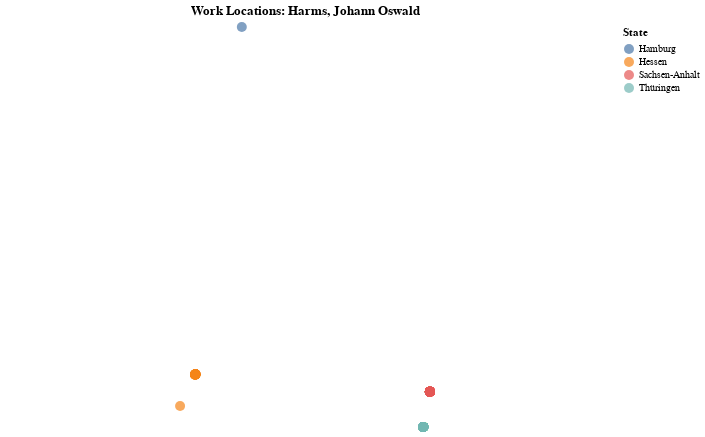

Write notebook code for a chart like this one.
### Code cell
# =============================================================================
# Painter Geographic Map Data
# =============================================================================

def get_painter_locations(painter_name: str):
    """Get all locations where a painter worked with coordinates."""
    
    locations = con.execute("""
        SELECT 
            p.label,
            p.building_name,
            p.lat,
            p.lon,
            p.location_state,
            p.year_start,
            p.imageUrl
        FROM painting_persons pp
        JOIN paintings p ON pp.nfdi_uri = p.nfdi_uri
        WHERE pp.role = 'PAINTER' AND pp.person_name = ?
          AND p.lat IS NOT NULL AND p.lon IS NOT NULL
        ORDER BY p.year_start
    """, [painter_name]).pl()
    
    print(f"\n🗺️ WORK LOCATIONS: {painter_name}")
    print("=" * 70)
    print(f"Found {len(locations)} works with coordinates\n")
    
    if len(locations) > 0:
        # Create a simple point map
        df = locations.to_pandas()
        
        chart = alt.Chart(df).mark_circle(size=100).encode(
            longitude='lon:Q',
            latitude='lat:Q',
            color=alt.Color('location_state:N', title='State'),
            tooltip=['building_name', 'label', 'location_state', 'year_start']
        ).properties(
            title=f'Work Locations: {painter_name}',
            width=600,
            height=400
        ).project('mercator')
        
        ipython_display(chart)
    
    return locations

# Show locations for selected painter
if SELECTED_PAINTER:
    locations_df = get_painter_locations(SELECTED_PAINTER)

### Figure 1 — Vega-Lite specification as saved in the notebook (floating-point values rounded to 4 significant figures)
{"config": {"view": {"continuousWidth": 300, "continuousHeight": 300}}, "data": {"name": "data-0bc47c7f4a8dd879c9e28ecf894391c4"}, "mark": {"type": "circle", "size": 100}, "encoding": {"color": {"field": "location_state", "title": "State", "type": "nominal"}, "latitude": {"field": "lat", "type": "quantitative"}, "longitude": {"field": "lon", "type": "quantitative"}, "tooltip": [{"field": "building_name", "type": "nominal"}, {"field": "label", "type": "nominal"}, {"field": "location_state", "type": "nominal"}, {"field": "year_start", "type": "quantitative"}]}, "height": 400, "projection": {"type": "mercator"}, "title": "Work Locations: Harms, Johann Oswald", "width": 600, "$schema": "https://vega.github.io/schema/vega-lite/v6.1.0.json", "datasets": {"data-0bc47c7f4a8dd879c9e28ecf894391c4": [{"label": "Himmelfahrt Jesu Christi", "building_name": "Weißenfels, Schloss Neu-Augustusburg", "lat": 51.2, "lon": 11.97, "location_state": "Sachsen-Anhalt", "year_start": 1569, "imageUrl": "https://previous.bildindex.de/bilder/fmd498150a.jpg"}, {"label": "„HAEC.VNICA.VIATAE.ZONA“", "building_name": "Weißenfels, Schloss Neu-Augustusburg", "lat": 51.2, "lon": 11.97, "location_state": "Sachsen-Anhalt", "year_start": 1682, "imageUrl": "https://previous.bildindex.de/bilder/fmd462203a.jpg"}, {"label": "Engel mit leerem Spruchband", "building_name": "Weißenfels, Schloss Neu-Augustusburg", "lat": 51.2, "lon": 11.97, "location_state": "Sachsen-Anhalt", "year_start": 1682, "imageUrl": "https://previous.bildindex.de/bilder/fmd462235a.jpg"}, {"label": "Beschneidung Isaaks", "building_name": "Weißenfels, Schloss Neu-Augustusburg", "lat": 51.2, "lon": 11.97, "location_state": "Sachsen-Anhalt", "year_start": 1682, "imageUrl": "https://previous.bildindex.de/bilder/fmd462243a.jpg"}, {"label": "„A.MALO.MALOUM.EX.PALO.SALVS“", "building_name": "Weißenfels, Schloss Neu-Augustusburg", "lat": 51.2, "lon": 11.97, "location_state": "Sachsen-Anhalt", "year_start": 1682, "imageUrl": "https://previous.bildindex.de/bilder/fmd462205a.jpg"}, {"label": "Das zweite Hauptbild - Diana und Aktäon", "building_name": "Eisenberg, Residenzschloss Christiansburg", "lat": 50.97, "lon": 11.91, "location_state": "Thüringen", "year_start": 1682, "imageUrl": "https://previous.bildindex.de/bilder/fmd10022230a.jpg"}, {"label": "Entwurf für ein Deckengemälde", "building_name": "Weißenfels, Schloss Neu-Augustusburg", "lat": 51.2, "lon": 11.97, "location_state": "Sachsen-Anhalt", "year_start": 1682, "imageUrl": "http://kk.haum-bs.de/?id=z-03698"}, {"label": "Das Jüngste Gericht", "building_name": "Weißenfels, Schloss Neu-Augustusburg", "lat": 51.2, "lon": 11.97, "location_state": "Sachsen-Anhalt", "year_start": 1682, "imageUrl": "https://previous.bildindex.de/bilder/fmd462249a.jpg"}, {"label": "David überschreitet den Bach Kidron", "building_name": "Weißenfels, Schloss Neu-Augustusburg", "lat": 51.2, "lon": 11.97, "location_state": "Sachsen-Anhalt", "year_start": 1682, "imageUrl": "https://previous.bildindex.de/bilder/fmd462246a.jpg"}, {"label": "Moses und die eherne Schlange", "building_name": "Weißenfels, Schloss Neu-Augustusburg", "lat": 51.2, "lon": 11.97, "location_state": "Sachsen-Anhalt", "year_start": 1682, "imageUrl": "https://previous.bildindex.de/bilder/fmd462241a.jpg"}, {"label": "Geburt des Moses", "building_name": "Weißenfels, Schloss Neu-Augustusburg", "lat": 51.2, "lon": 11.97, "location_state": "Sachsen-Anhalt", "year_start": 1682, "imageUrl": "https://previous.bildindex.de/bilder/fmd462244a.jpg"}, {"label": "Kreuzigung Jesu Christi", "building_name": "Weißenfels, Schloss Neu-Augustusburg", "lat": 51.2, "lon": 11.97, "location_state": "Sachsen-Anhalt", "year_start": 1682, "imageUrl": "https://previous.bildindex.de/bilder/fmd462224a.jpg"}, {"label": "Mirjam und Aaron vor der Stiftshütte", "building_name": "Weißenfels, Schloss Neu-Augustusburg", "lat": 51.2, "lon": 11.97, "location_state": "Sachsen-Anhalt", "year_start": 1682, "imageUrl": "https://previous.bildindex.de/bilder/fmd462239a.jpg"}, {"label": "„CONTEROR.MOX.GLORIOR“", "building_name": "Weißenfels, Schloss Neu-Augustusburg", "lat": 51.2, "lon": 11.97, "location_state": "Sachsen-Anhalt", "year_start": 1682, "imageUrl": "https://previous.bildindex.de/bilder/fmd462204a.jpg"}, {"label": "Erster Entwurf für ein Deckengemälde im Gemach des Herzogs", "building_name": "Weißenfels, Schloss Neu-Augustusburg", "lat": 51.2, "lon": 11.97, "location_state": "Sachsen-Anhalt", "year_start": 1682, "imageUrl": "http://kk.haum-bs.de/?id=z-03696"}, {"label": "„QVO.DILIGAR.DILIGO“", "building_name": "Weißenfels, Schloss Neu-Augustusburg", "lat": 51.2, "lon": 11.97, "location_state": "Sachsen-Anhalt", "year_start": 1682, "imageUrl": "https://previous.bildindex.de/bilder/fmd462210a.jpg"}, {"label": "Engel mit Laute", "building_name": "Weißenfels, Schloss Neu-Augustusburg", "lat": 51.2, "lon": 11.97, "location_state": "Sachsen-Anhalt", "year_start": 1682, "imageUrl": "https://previous.bildindex.de/bilder/fmd462236a.jpg"}, {"label": "Der Geist Gottes kommt über die 70 Ältesten", "building_name": "Weißenfels, Schloss Neu-Augustusburg", "lat": 51.2, "lon": 11.97, "location_state": "Sachsen-Anhalt", "year_start": 1682, "imageUrl": "https://previous.bildindex.de/bilder/fmd462245a.jpg"}, {"label": "„AETERNA.SUPERNA“", "building_name": "Weißenfels, Schloss Neu-Augustusburg", "lat": 51.2, "lon": 11.97, "location_state": "Sachsen-Anhalt", "year_start": 1682, "imageUrl": "https://previous.bildindex.de/bilder/fmd462209a.jpg"}, {"label": "Engel mit Geige", "building_name": "Weißenfels, Schloss Neu-Augustusburg", "lat": 51.2, "lon": 11.97, "location_state": "Sachsen-Anhalt", "year_start": 1682, "imageUrl": "https://previous.bildindex.de/bilder/fmd462228a.jpg"}, {"label": "„LUSTRANDO.LUSTRAT.OMNI“", "building_name": "Weißenfels, Schloss Neu-Augustusburg", "lat": 51.2, "lon": 11.97, "location_state": "Sachsen-Anhalt", "year_start": 1682, "imageUrl": "https://previous.bildindex.de/bilder/fmd462211a.jpg"}, {"label": "Himmelfahrt des Elias", "building_name": "Weißenfels, Schloss Neu-Augustusburg", "lat": 51.2, "lon": 11.97, "location_state": "Sachsen-Anhalt", "year_start": 1682, "imageUrl": "https://previous.bildindex.de/bilder/fmd462238a.jpg"}, {"label": "„MUTATA.RESURGAM“", "building_name": "Weißenfels, Schloss Neu-Augustusburg", "lat": 51.2, "lon": 11.97, "location_state": "Sachsen-Anhalt", "year_start": 1682, "imageUrl": "https://previous.bildindex.de/bilder/fmd462207a.jpg"}, {"label": "Taufe Jesu Christi", "building_name": "Weißenfels, Schloss Neu-Augustusburg", "lat": 51.2, "lon": 11.97, "location_state": "Sachsen-Anhalt", "year_start": 1682, "imageUrl": "https://previous.bildindex.de/bilder/fmd462219a.jpg"}, {"label": "Verklärung Jesu Christi", "building_name": "Weißenfels, Schloss Neu-Augustusburg", "lat": 51.2, "lon": 11.97, "location_state": "Sachsen-Anhalt", "year_start": 1682, "imageUrl": "https://previous.bildindex.de/bilder/fmd462222a.jpg"}, {"label": "Engel mit Flöte", "building_name": "Weißenfels, Schloss Neu-Augustusburg", "lat": 51.2, "lon": 11.97, "location_state": "Sachsen-Anhalt", "year_start": 1682, "imageUrl": "https://previous.bildindex.de/bilder/fmd462227a.jpg"}, {"label": "Verkündigung an Maria", "building_name": "Weißenfels, Schloss Neu-Augustusburg", "lat": 51.2, "lon": 11.97, "location_state": "Sachsen-Anhalt", "year_start": 1682, "imageUrl": "https://previous.bildindex.de/bilder/fmd462248a.jpg"}, {"label": "Engel mit Notenbuch", "building_name": "Weißenfels, Schloss Neu-Augustusburg", "lat": 51.2, "lon": 11.97, "location_state": "Sachsen-Anhalt", "year_start": 1682, "imageUrl": "https://previous.bildindex.de/bilder/fmd462232a.jpg"}, {"label": "Engel mit Notenblatt", "building_name": "Weißenfels, Schloss Neu-Augustusburg", "lat": 51.2, "lon": 11.97, "location_state": "Sachsen-Anhalt", "year_start": 1682, "imageUrl": "https://previous.bildindex.de/bilder/fmd462226a.jpg"}, {"label": "„AENIGMA.FUTURI“", "building_name": "Weißenfels, Schloss Neu-Augustusburg", "lat": 51.2, "lon": 11.97, "location_state": "Sachsen-Anhalt", "year_start": 1682, "imageUrl": "https://previous.bildindex.de/bilder/fmd462206a.jpg"}, {"label": "Christus am Ölberg", "building_name": "Weißenfels, Schloss Neu-Augustusburg", "lat": 51.2, "lon": 11.97, "location_state": "Sachsen-Anhalt", "year_start": 1682, "imageUrl": "https://previous.bildindex.de/bilder/fmd462223a.jpg"}, {"label": "Engel mit Trompete", "building_name": "Weißenfels, Schloss Neu-Augustusburg", "lat": 51.2, "lon": 11.97, "location_state": "Sachsen-Anhalt", "year_start": 1682, "imageUrl": "https://previous.bildindex.de/bilder/fmd462231a.jpg"}, {"label": "Samson mit den Toren von Gaza", "building_name": "Weißenfels, Schloss Neu-Augustusburg", "lat": 51.2, "lon": 11.97, "location_state": "Sachsen-Anhalt", "year_start": 1682, "imageUrl": "https://previous.bildindex.de/bilder/fmd462237a.jpg"}, {"label": "„REMISSA.COMMISSA“", "building_name": "Weißenfels, Schloss Neu-Augustusburg", "lat": 51.2, "lon": 11.97, "location_state": "Sachsen-Anhalt", "year_start": 1682, "imageUrl": "https://previous.bildindex.de/bilder/fmd462202a.jpg"}, {"label": "„DOLET.AST.REDOLET“", "building_name": "Weißenfels, Schloss Neu-Augustusburg", "lat": 51.2, "lon": 11.97, "location_state": "Sachsen-Anhalt", "year_start": 1682, "imageUrl": "https://previous.bildindex.de/bilder/fmd462213a.jpg"}, {"label": "Engel mit Pommer", "building_name": "Weißenfels, Schloss Neu-Augustusburg", "lat": 51.2, "lon": 11.97, "location_state": "Sachsen-Anhalt", "year_start": 1682, "imageUrl": "https://previous.bildindex.de/bilder/fmd462230a.jpg"}, {"label": "Ausgießung des Heiligen Geistes", "building_name": "Weißenfels, Schloss Neu-Augustusburg", "lat": 51.2, "lon": 11.97, "location_state": "Sachsen-Anhalt", "year_start": 1682, "imageUrl": "https://previous.bildindex.de/bilder/fmd462218a.jpg"}, {"label": "Engel mit leerem Spruchband", "building_name": "Weißenfels, Schloss Neu-Augustusburg", "lat": 51.2, "lon": 11.97, "location_state": "Sachsen-Anhalt", "year_start": 1682, "imageUrl": "https://previous.bildindex.de/bilder/fmd462229a.jpg"}, {"label": "Beschneidung Jesu", "building_name": "Weißenfels, Schloss Neu-Augustusburg", "lat": 51.2, "lon": 11.97, "location_state": "Sachsen-Anhalt", "year_start": 1682, "imageUrl": "https://previous.bildindex.de/bilder/fmd462220a.jpg"}, {"label": "Entwurf für ein Wandgemälde: Opferung der Iphigenie", "building_name": "Weißenfels, Schloss Neu-Augustusburg", "lat": 51.2, "lon": 11.97, "location_state": "Sachsen-Anhalt", "year_start": 1682, "imageUrl": "http://kk.haum-bs.de/?id=z-03672"}, {"label": "Engel mit Fanfare", "building_name": "Weißenfels, Schloss Neu-Augustusburg", "lat": 51.2, "lon": 11.97, "location_state": "Sachsen-Anhalt", "year_start": 1682, "imageUrl": "https://previous.bildindex.de/bilder/fmd462234a.jpg"}, {"label": "Das erste Hauptbild - Die Entführung der Europa", "building_name": "Eisenberg, Residenzschloss Christiansburg", "lat": 50.97, "lon": 11.91, "location_state": "Thüringen", "year_start": 1682, "imageUrl": "https://previous.bildindex.de/bilder/fmd10022227a.jpg"}, {"label": "Himmelfahrt Jesu Christi", "building_name": "Weißenfels, Schloss Neu-Augustusburg", "lat": 51.2, "lon": 11.97, "location_state": "Sachsen-Anhalt", "year_start": 1682, "imageUrl": "https://previous.bildindex.de/bilder/fmd462217a.jpg"}, {"label": "„FOVET.ET.TUETUR“", "building_name": "Weißenfels, Schloss Neu-Augustusburg", "lat": 51.2, "lon": 11.97, "location_state": "Sachsen-Anhalt", "year_start": 1682, "imageUrl": "https://previous.bildindex.de/bilder/fmd462212a.jpg"}, {"label": "Untergang der Ägypter im Roten Meer", "building_name": "Weißenfels, Schloss Neu-Augustusburg", "lat": 51.2, "lon": 11.97, "location_state": "Sachsen-Anhalt", "year_start": 1682, "imageUrl": "https://previous.bildindex.de/bilder/fmd462242a.jpg"}, {"label": "Engel mit Kesselpauken", "building_name": "Weißenfels, Schloss Neu-Augustusburg", "lat": 51.2, "lon": 11.97, "location_state": "Sachsen-Anhalt", "year_start": 1682, "imageUrl": "https://previous.bildindex.de/bilder/fmd462233a.jpg"}, {"label": "Engel mit Harfe", "building_name": "Weißenfels, Schloss Neu-Augustusburg", "lat": 51.2, "lon": 11.97, "location_state": "Sachsen-Anhalt", "year_start": 1682, "imageUrl": "https://previous.bildindex.de/bilder/fmd462225a.jpg"}, {"label": "„PENETRAT.ET.DISSIPAT“", "building_name": "Weißenfels, Schloss Neu-Augustusburg", "lat": 51.2, "lon": 11.97, "location_state": "Sachsen-Anhalt", "year_start": 1682, "imageUrl": "https://previous.bildindex.de/bilder/fmd462208a.jpg"}, {"label": "„INTERIMBUS.ARMIS“", "building_name": "Weißenfels, Schloss Neu-Augustusburg", "lat": 51.2, "lon": 11.97, "location_state": "Sachsen-Anhalt", "year_start": 1682, "imageUrl": "https://previous.bildindex.de/bilder/fmd462215a.jpg"}, {"label": "Raumkonstruktion für ein Wandbild", "building_name": "Weißenfels, Schloss Neu-Augustusburg", "lat": 51.2, "lon": 11.97, "location_state": "Sachsen-Anhalt", "year_start": 1683, "imageUrl": "http://kk.haum-bs.de/?id=z-03695"}, {"label": "Ausführungsriss für ein Deckengemälde im Gemach des Herzogs", "building_name": "Weißenfels, Schloss Neu-Augustusburg", "lat": 51.2, "lon": 11.97, "location_state": "Sachsen-Anhalt", "year_start": 1683, "imageUrl": "http://kk.haum-bs.de/?id=z-03627"}, {"label": "Das Hauptbild im nördlichen Deckenfeld - Die Anbetung der Hl. Drei Könige", "building_name": "Eisenberg, Residenzschloss Christiansburg", "lat": 50.97, "lon": 11.91, "location_state": "Thüringen", "year_start": 1683, "imageUrl": "https://previous.bildindex.de/bilder/fmd10026119a.jpg"}, {"label": "Das Hauptbild - Cephalus und Prokris", "building_name": "Eisenberg, Residenzschloss Christiansburg", "lat": 50.97, "lon": 11.91, "location_state": "Thüringen", "year_start": 1683, "imageUrl": "https://previous.bildindex.de/bilder/fmd10026152a.jpg"}, {"label": "Entwurf für ein Fresko in einem Gemach der Herzogin (tatsächlich für das Vorzimmer des Herzogs)", "building_name": "Weißenfels, Schloss Neu-Augustusburg", "lat": 51.2, "lon": 11.97, "location_state": "Sachsen-Anhalt", "year_start": 1683, "imageUrl": "http://kk.haum-bs.de/?id=z-03626"}, {"label": "Das zweite Hauptbild - Mariä Verkündigung", "building_name": "Eisenberg, Residenzschloss Christiansburg", "lat": 50.97, "lon": 11.91, "location_state": "Thüringen", "year_start": 1683, "imageUrl": "https://previous.bildindex.de/bilder/fmd10026167a.jpg"}, {"label": "Das erste Hauptbild - Jakob trifft Rahel am Brunnen", "building_name": "Eisenberg, Residenzschloss Christiansburg", "lat": 50.97, "lon": 11.91, "location_state": "Thüringen", "year_start": 1683, "imageUrl": "https://previous.bildindex.de/bilder/fmd10026161a.jpg"}, {"label": "Der Evangelist Matthäus", "building_name": "Eisenberg, Residenzschloss Christiansburg", "lat": 50.97, "lon": 11.91, "location_state": "Thüringen", "year_start": 1684, "imageUrl": "https://previous.bildindex.de/bilder/fmd10021923a.jpg"}, {"label": "Zwei Engel mit Schriftband \"DOMINUS DEUS ZEBAOTH\"", "building_name": "Eisenberg, Residenzschloss Christiansburg", "lat": 50.97, "lon": 11.91, "location_state": "Thüringen", "year_start": 1684, "imageUrl": "https://previous.bildindex.de/bilder/fmd10021924a.jpg"}, {"label": "Der Evangelist Johannes", "building_name": "Eisenberg, Residenzschloss Christiansburg", "lat": 50.97, "lon": 11.91, "location_state": "Thüringen", "year_start": 1684, "imageUrl": "https://previous.bildindex.de/bilder/fmd10021925a.jpg"}, {"label": "Die vier Medaillons in den Ecken", "building_name": "Eisenberg, Residenzschloss Christiansburg", "lat": 50.97, "lon": 11.91, "location_state": "Thüringen", "year_start": 1684, "imageUrl": "https://previous.bildindex.de/bilder/fmd10022217a.jpg"}, {"label": "Der Evangelist Lukas", "building_name": "Eisenberg, Residenzschloss Christiansburg", "lat": 50.97, "lon": 11.91, "location_state": "Thüringen", "year_start": 1684, "imageUrl": "https://previous.bildindex.de/bilder/fmd10021927a.jpg"}, {"label": "Die apokalyptischen Reiter", "building_name": "Eisenberg, Residenzschloss Christiansburg", "lat": 50.97, "lon": 11.91, "location_state": "Thüringen", "year_start": 1684, "imageUrl": "https://previous.bildindex.de/bilder/fmd10021897a.jpg"}, {"label": "Das Hauptbild - Minerva entreißt einen jungen Mann der Venus", "building_name": "Eisenberg, Residenzschloss Christiansburg", "lat": 50.97, "lon": 11.91, "location_state": "Thüringen", "year_start": 1684, "imageUrl": "https://previous.bildindex.de/bilder/fmd10022216a.jpg"}, {"label": "Zwei Engel mit Schriftband \"SANCTUS\"", "building_name": "Eisenberg, Residenzschloss Christiansburg", "lat": 50.97, "lon": 11.91, "location_state": "Thüringen", "year_start": 1684, "imageUrl": "https://previous.bildindex.de/bilder/fmd10021928a.jpg"}, {"label": "Fünf Engel mit Schriftband \"PLENA EST OMNIS TERRA GLORIA EIUS\"", "building_name": "Eisenberg, Residenzschloss Christiansburg", "lat": 50.97, "lon": 11.91, "location_state": "Thüringen", "year_start": 1684, "imageUrl": "https://previous.bildindex.de/bilder/fmd10021898a.jpg"}, {"label": "Fünf Engel mit Schriftband \"SANCTUS, SANCTUS\"", "building_name": "Eisenberg, Residenzschloss Christiansburg", "lat": 50.97, "lon": 11.91, "location_state": "Thüringen", "year_start": 1684, "imageUrl": "https://previous.bildindex.de/bilder/fmd10021926a.jpg"}, {"label": "Der Evangelist Markus", "building_name": "Eisenberg, Residenzschloss Christiansburg", "lat": 50.97, "lon": 11.91, "location_state": "Thüringen", "year_start": 1684, "imageUrl": "https://previous.bildindex.de/bilder/fmd10021930a.jpg"}, {"label": "Berg mit darauf aufgerichtetem Versal \"X\"", "building_name": "Eisenberg, Residenzschloss Christiansburg", "lat": 50.97, "lon": 11.91, "location_state": "Thüringen", "year_start": 1685, "imageUrl": "https://previous.bildindex.de/bilder/fmd10021904a.jpg"}, {"label": "Osterlamm mit Kreuzfahne", "building_name": "Eisenberg, Residenzschloss Christiansburg", "lat": 50.97, "lon": 11.91, "location_state": "Thüringen", "year_start": 1685, "imageUrl": "https://previous.bildindex.de/bilder/fmd10021901a.jpg"}, {"label": "Von Hand aus Wolken gefällter Baum fällt ins Feuer und brennt", "building_name": "Eisenberg, Residenzschloss Christiansburg", "lat": 50.97, "lon": 11.91, "location_state": "Thüringen", "year_start": 1685, "imageUrl": "https://previous.bildindex.de/bilder/fmd10021892a.jpg"}, {"label": "Berg mit darauf aufgerichtetem Christusmonogramm", "building_name": "Eisenberg, Residenzschloss Christiansburg", "lat": 50.97, "lon": 11.91, "location_state": "Thüringen", "year_start": 1685, "imageUrl": "https://previous.bildindex.de/bilder/fmd10021902a.jpg"}, {"label": "Ein aufgeschlagenes Buch auf einem Tisch liegend", "building_name": "Eisenberg, Residenzschloss Christiansburg", "lat": 50.97, "lon": 11.91, "location_state": "Thüringen", "year_start": 1685, "imageUrl": "https://previous.bildindex.de/bilder/fmd10021906a.jpg"}, {"label": "Wolke, Kelch mit Hostie", "building_name": "Eisenberg, Residenzschloss Christiansburg", "lat": 50.97, "lon": 11.91, "location_state": "Thüringen", "year_start": 1685, "imageUrl": "https://previous.bildindex.de/bilder/fmd10021899a.jpg"}, {"label": "Uroborus", "building_name": "Eisenberg, Residenzschloss Christiansburg", "lat": 50.97, "lon": 11.91, "location_state": "Thüringen", "year_start": 1685, "imageUrl": "https://previous.bildindex.de/bilder/fmd10021891a.jpg"}, {"label": "Gebärende, von ihren Jungen zerfressene Otter", "building_name": "Eisenberg, Residenzschloss Christiansburg", "lat": 50.97, "lon": 11.91, "location_state": "Thüringen", "year_start": 1685, "imageUrl": "https://previous.bildindex.de/bilder/fmd10021922a.jpg"}, {"label": "Das Hauptbild - Aeneas trifft Dido", "building_name": "Eisenberg, Residenzschloss Christiansburg", "lat": 50.97, "lon": 11.91, "location_state": "Thüringen", "year_start": 1685, "imageUrl": "https://previous.bildindex.de/bilder/fmd10026139a.jpg"}, {"label": "Landschaft mit Regenbogen", "building_name": "Eisenberg, Residenzschloss Christiansburg", "lat": 50.97, "lon": 11.91, "location_state": "Thüringen", "year_start": 1685, "imageUrl": "https://previous.bildindex.de/bilder/fmd10021911a.jpg"}, {"label": "Hand aus Wolken führt Kescher durchs Wasser", "building_name": "Eisenberg, Residenzschloss Christiansburg", "lat": 50.97, "lon": 11.91, "location_state": "Thüringen", "year_start": 1685, "imageUrl": "https://previous.bildindex.de/bilder/fmd10021920a.jpg"}, {"label": "Füllhorn", "building_name": "Eisenberg, Residenzschloss Christiansburg", "lat": 50.97, "lon": 11.91, "location_state": "Thüringen", "year_start": 1685, "imageUrl": "https://previous.bildindex.de/bilder/fmd10021908a.jpg"}, {"label": "Fels im Meer", "building_name": "Eisenberg, Residenzschloss Christiansburg", "lat": 50.97, "lon": 11.91, "location_state": "Thüringen", "year_start": 1685, "imageUrl": "https://previous.bildindex.de/bilder/fmd10021909a.jpg"}, {"label": "Die Decke im Herrschaftsstand", "building_name": "Eisenberg, Residenzschloss Christiansburg", "lat": 50.97, "lon": 11.91, "location_state": "Thüringen", "year_start": 1685, "imageUrl": "https://previous.bildindex.de/bilder/fmd10021913a.jpg"}, {"label": "Um einen Pfahl gewundener Weinstock", "building_name": "Eisenberg, Residenzschloss Christiansburg", "lat": 50.97, "lon": 11.91, "location_state": "Thüringen", "year_start": 1685, "imageUrl": "https://previous.bildindex.de/bilder/fmd10021907a.jpg"}, {"label": "Gewitter, Blitz", "building_name": "Eisenberg, Residenzschloss Christiansburg", "lat": 50.97, "lon": 11.91, "location_state": "Thüringen", "year_start": 1685, "imageUrl": "https://previous.bildindex.de/bilder/fmd10021921a.jpg"}, {"label": "Springbrunnen", "building_name": "Eisenberg, Residenzschloss Christiansburg", "lat": 50.97, "lon": 11.91, "location_state": "Thüringen", "year_start": 1685, "imageUrl": "https://previous.bildindex.de/bilder/fmd10021900a.jpg"}, {"label": "Entwurf für ein Fresko im Blauen Gemach der Herzogin", "building_name": "Weißenfels, Schloss Neu-Augustusburg", "lat": 51.2, "lon": 11.97, "location_state": "Sachsen-Anhalt", "year_start": 1685, "imageUrl": "http://kk.haum-bs.de/?id=z-03697"}, {"label": "Unter dem Fürstl. Stuhl / Ist die Außgiessung des heiligen Geistes angemahlet.", "building_name": "Eisenberg, Residenzschloss Christiansburg", "lat": 50.97, "lon": 11.91, "location_state": "Thüringen", "year_start": 1685, "imageUrl": "https://previous.bildindex.de/bilder/fmd10021903a.jpg"}, {"label": "Schädel, Sanduhr", "building_name": "Eisenberg, Residenzschloss Christiansburg", "lat": 50.97, "lon": 11.91, "location_state": "Thüringen", "year_start": 1685, "imageUrl": "https://previous.bildindex.de/bilder/fmd10021919a.jpg"}, {"label": "Auge Gottes", "building_name": "Eisenberg, Residenzschloss Christiansburg", "lat": 50.97, "lon": 11.91, "location_state": "Thüringen", "year_start": 1685, "imageUrl": "https://previous.bildindex.de/bilder/fmd10021905a.jpg"}, {"label": "Halbentwurf einer Scheinarchitektur", "building_name": "Kassel, ehem. Residenzschloss", "lat": 51.31, "lon": 9.504, "location_state": "Hessen", "year_start": 1688, "imageUrl": "http://kk.haum-bs.de/?id=z-03628"}, {"label": "Amor zielt auf ein im Garten weilendes Liebespaar", "building_name": "Kassel, ehem. Residenzschloss", "lat": 51.31, "lon": 9.504, "location_state": "Hessen", "year_start": 1688, "imageUrl": "http://kk.haum-bs.de/?id=z-03634"}, {"label": "Teilentwurf für das Rahmenwerk einer Deckenmalerei", "building_name": "Kassel, ehem. Residenzschloss", "lat": 51.31, "lon": 9.504, "location_state": "Hessen", "year_start": 1688, "imageUrl": "http://kk.haum-bs.de/?id=z-03637"}, {"label": "Halbentwurf einer Scheinarchitektur für eine rechteckige Decke", "building_name": "Kassel, ehem. Residenzschloss", "lat": 51.31, "lon": 9.504, "location_state": "Hessen", "year_start": 1688, "imageUrl": "http://kk.haum-bs.de/?id=z-03630"}, {"label": "Venus auf Wolken mit Amor und einem Putto", "building_name": "Kassel, ehem. Residenzschloss", "lat": 51.31, "lon": 9.504, "location_state": "Hessen", "year_start": 1688, "imageUrl": "http://kk.haum-bs.de/?id=z-03635"}, {"label": "Zwei Entwurfsvarianten für das Rahmenwerk einer Deckenmalerei", "building_name": "Kassel, ehem. Residenzschloss", "lat": 51.31, "lon": 9.504, "location_state": "Hessen", "year_start": 1688, "imageUrl": "http://kk.haum-bs.de/?id=z-03636"}, {"label": "Mars und Venus (?) mit Putten auf Wolken", "building_name": "Kassel, ehem. Residenzschloss", "lat": 51.31, "lon": 9.504, "location_state": "Hessen", "year_start": 1688, "imageUrl": "http://kk.haum-bs.de/?id=z-03633"}, {"label": "Jupiter auf Wolken mit seinem Adler entsendet Merkur", "building_name": "Kassel, ehem. Residenzschloss", "lat": 51.31, "lon": 9.504, "location_state": "Hessen", "year_start": 1688, "imageUrl": "http://kk.haum-bs.de/?id=z-03632"}, {"label": "Halbentwurf einer Scheinarchitektur", "building_name": "Kassel, ehem. Residenzschloss", "lat": 51.31, "lon": 9.504, "location_state": "Hessen", "year_start": 1688, "imageUrl": "http://kk.haum-bs.de/?id=z-03629"}, {"label": "Entwurf für Scheinarchitektur mit Säulenhalle und Kuppel von Johann Oswald Harms", "building_name": "Hamburg, Landhaus Schel", "lat": 53.55, "lon": 9.992, "location_state": "Hamburg", "year_start": 1695, "imageUrl": "https://deckenmalerei-bilder.badw.de/eas/partitions/2/0/112000/112300/caa85d70bfdaa75c41e25fc41e117772e826c48e/image/jpeg/HAUM%20Z%204003-small.jpg"}, {"label": "Der Evangelist Matthäus", "building_name": "Eisenberg, Residenzschloss Christiansburg", "lat": 50.97, "lon": 11.91, "location_state": "Thüringen", "year_start": 1700, "imageUrl": "https://deckenmalerei-bilder.badw.de/eas/partitions/2/0/111000/111914/04505e8d512430934752cd05426a2c751a6c3dc2/image/jpeg/Schirgiswalde_Hauptstra%c3%9fe%205_Mattha%cc%88us_LfD%202372_DSC_1116-small.jpg"}, {"label": "Der Evangelist Lukas", "building_name": "Eisenberg, Residenzschloss Christiansburg", "lat": 50.97, "lon": 11.91, "location_state": "Thüringen", "year_start": 1700, "imageUrl": "https://deckenmalerei-bilder.badw.de/eas/partitions/2/0/111000/111911/28959afc711450b612a877c0163e3d50f6d38cdc/image/jpeg/Schirgiswalde_Hauptstra%c3%9fe%205_Lukas_LfD%202370_DSC_1114-small.jpg"}, {"label": "Der Evangelist Markus", "building_name": "Eisenberg, Residenzschloss Christiansburg", "lat": 50.97, "lon": 11.91, "location_state": "Thüringen", "year_start": 1700, "imageUrl": "https://deckenmalerei-bilder.badw.de/eas/partitions/2/0/111000/111913/fada59ed8e04d67410a07621a2181cf8fc0db9d7/image/jpeg/Schirgiswalde_Hauptstra%c3%9fe%205_Markus_LfD%202374_LDSC_1118-small.jpg"}, {"label": "Der Evangelist Johannes", "building_name": "Eisenberg, Residenzschloss Christiansburg", "lat": 50.97, "lon": 11.91, "location_state": "Thüringen", "year_start": 1700, "imageUrl": "https://deckenmalerei-bilder.badw.de/eas/partitions/2/0/111000/111910/ac7ef8b8903cb810c12bdf009b968d1147d077e3/image/jpeg/Schirgiswalde_Hauptstra%c3%9fe%205_Johannes_LfD%202375_DSC_1119-small.jpg"}, {"label": "Erste kleine Nische: Putten mit Skalpellen, flankiert von Skeletten", "building_name": "Kassel, ehem. Kunsthaus", "lat": 51.31, "lon": 9.499, "location_state": "Hessen", "year_start": 1701, "imageUrl": "https://previous.bildindex.de/bilder/fm1520271a.jpg"}, {"label": "Die Entwürfe von Johann Oswald Harms", "building_name": "Kassel, ehem. Kunsthaus", "lat": 51.31, "lon": 9.499, "location_state": "Hessen", "year_start": 1701, "imageUrl": "http://kk.haum-bs.de/?id=z-04385"}, {"label": "Zweite kleine Nische: Putten mit Lupe, Skelette halten Festons", "building_name": "Kassel, ehem. Kunsthaus", "lat": 51.31, "lon": 9.499, "location_state": "Hessen", "year_start": 1701, "imageUrl": "https://previous.bildindex.de/bilder/fm1520273a.jpg"}, {"label": "Dritte kleine Nische: Putten mit anatomischen Geräten, flankiert von Skeletten", "building_name": "Kassel, ehem. Kunsthaus", "lat": 51.31, "lon": 9.499, "location_state": "Hessen", "year_start": 1701, "imageUrl": "https://previous.bildindex.de/bilder/fm1520276a.jpg"}, {"label": "Erste große Nische: Putten mit Spritzen, Skelette als Atlanten", "building_name": "Kassel, ehem. Kunsthaus", "lat": 51.31, "lon": 9.499, "location_state": "Hessen", "year_start": 1701, "imageUrl": "https://previous.bildindex.de/bilder/fm1509060a.jpg"}, {"label": "Putten tragen ein Skelett und begutachten es", "building_name": "Kassel, ehem. Kunsthaus", "lat": 51.31, "lon": 9.499, "location_state": "Hessen", "year_start": 1701, "imageUrl": "https://previous.bildindex.de/bilder/fm1509063a.jpg"}, {"label": "Putten tragen einen Leichnam und sezieren ihn", "building_name": "Kassel, ehem. Kunsthaus", "lat": 51.31, "lon": 9.499, "location_state": "Hessen", "year_start": 1701, "imageUrl": "https://previous.bildindex.de/bilder/fm1509062a.jpg"}, {"label": "\"auff der Rehnbahn / im Kunsthause in Caßel / gemahlet 1702\"", "building_name": "Kassel, ehem. Kunsthaus", "lat": 51.31, "lon": 9.499, "location_state": "Hessen", "year_start": 1701, "imageUrl": "http://kk.haum-bs.de/?id=z-03648"}, {"label": "Zweite große Nische: Putten mit Sezierbesteck, Skelette mit Sense und Sanduhr", "building_name": "Kassel, ehem. Kunsthaus", "lat": 51.31, "lon": 9.499, "location_state": "Hessen", "year_start": 1701, "imageUrl": "https://previous.bildindex.de/bilder/fm1509061a.jpg"}, {"label": "Deckengestaltung (erhaltener Entwurf)", "building_name": "Kassel, ehem. Kunsthaus", "lat": 51.31, "lon": 9.499, "location_state": "Hessen", "year_start": 1702, "imageUrl": "http://kk.haum-bs.de/?id=z-03532"}, {"label": "Die ehemalige Deckenmalerei von Johann Oswald Harms 1703", "building_name": "Wabern, Jagdschloss (Karlshof)", "lat": 51.1, "lon": 9.341, "location_state": "Hessen", "year_start": 1703, "imageUrl": "http://kk.haum-bs.de/?id=z-03622"}, {"label": "Deckenmalerei (erhaltene Entwürfe)", "building_name": "Kassel, ehem. Kunsthaus", "lat": 51.31, "lon": 9.499, "location_state": "Hessen", "year_start": 1704, "imageUrl": "http://kk.haum-bs.de/?id=z-03656"}, {"label": "Die Entwürfe von Johann Oswald Harms zur Ausstattung der Galerien", "building_name": "Kassel, Orangerie", "lat": 51.31, "lon": 9.501, "location_state": "Hessen", "year_start": 1706, "imageUrl": "http://kk.haum-bs.de/?id=z-03806"}, {"label": "Verkündigung an Maria", "building_name": "Weißenfels, Schloss Neu-Augustusburg", "lat": 51.2, "lon": 11.97, "location_state": "Sachsen-Anhalt", "year_start": 1710, "imageUrl": "https://deckenmalerei-bilder.badw.de/eas/partitions/2/0/97000/97839/2a5de789a469690e346507b9dbf3965b5cea3835/image/png/Verk%c3%bcndigung%20an%20Maria-small.png"}, {"label": "Moses und die eherne Schlange", "building_name": "Weißenfels, Schloss Neu-Augustusburg", "lat": 51.2, "lon": 11.97, "location_state": "Sachsen-Anhalt", "year_start": 1710, "imageUrl": "https://previous.bildindex.de/bilder/fmd499778a.jpg"}, {"label": "Verkündigung an Maria", "building_name": "Weißenfels, Schloss Neu-Augustusburg", "lat": 51.2, "lon": 11.97, "location_state": "Sachsen-Anhalt", "year_start": 1760, "imageUrl": "https://deckenmalerei-bilder.badw.de/eas/partitions/2/0/92000/92621/f756c8d39978f3808a26bfc6a50944665b4d600c/image/jpeg/01062204-small.jpg"}, {"label": "Verkündigung an Maria", "building_name": "Weißenfels, Schloss Neu-Augustusburg", "lat": 51.2, "lon": 11.97, "location_state": "Sachsen-Anhalt", "year_start": 1770, "imageUrl": "https://previous.bildindex.de/bilder/fmd10012648a.jpg"}]}}
